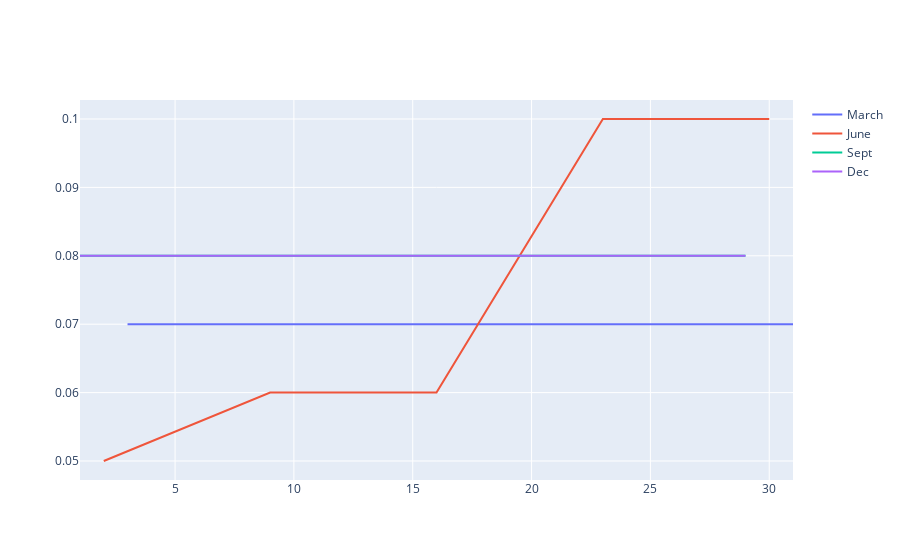

Notebook source saved alongside this figure:
### Code cell
# display monthly trend with plotly

trace0 = go.Scatter(x=monthly[monthly['month']==3]['dayofmonth'], y=monthly[monthly['month']==3]['rate'],
                    mode='lines', name='March')
trace1 = go.Scatter(x=monthly[monthly['month']==6]['dayofmonth'], y=monthly[monthly['month']==6]['rate'],
                    mode='lines', name='June')
trace2 = go.Scatter(x=monthly[monthly['month']==9]['dayofmonth'], y=monthly[monthly['month']==9]['rate'],
                    mode='lines', name='Sept')
trace3 = go.Scatter(x=monthly[monthly['month']==12]['dayofmonth'], y=monthly[monthly['month']==12]['rate'],
                    mode='lines', name='Dec')

fig = go.Figure([trace0, trace1, trace2, trace3])
fig.show()

### Figure 1 — Plotly figure (JSON) as saved in the notebook; plotly's stock layout.template omitted (floating-point values rounded to 4 significant figures)
{"data": [{"mode": "lines", "name": "March", "type": "scatter", "x": [3, 10, 17, 24, 31], "y": [0.07, 0.07, 0.07, 0.07, 0.07]}, {"mode": "lines", "name": "June", "type": "scatter", "x": [2, 9, 16, 23, 30], "y": [0.05, 0.06, 0.06, 0.1, 0.1]}, {"mode": "lines", "name": "Sept", "type": "scatter", "x": [1, 8, 15, 22, 29], "y": [0.08, 0.08, 0.08, 0.08, 0.08]}, {"mode": "lines", "name": "Dec", "type": "scatter", "x": [1, 8, 15, 22, 29], "y": [0.08, 0.08, 0.08, 0.08, 0.08]}], "layout": {}}
